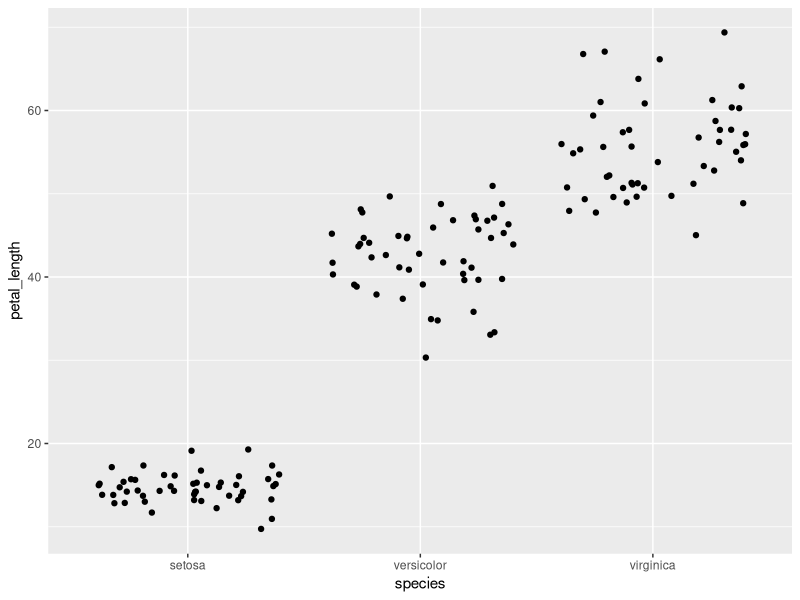
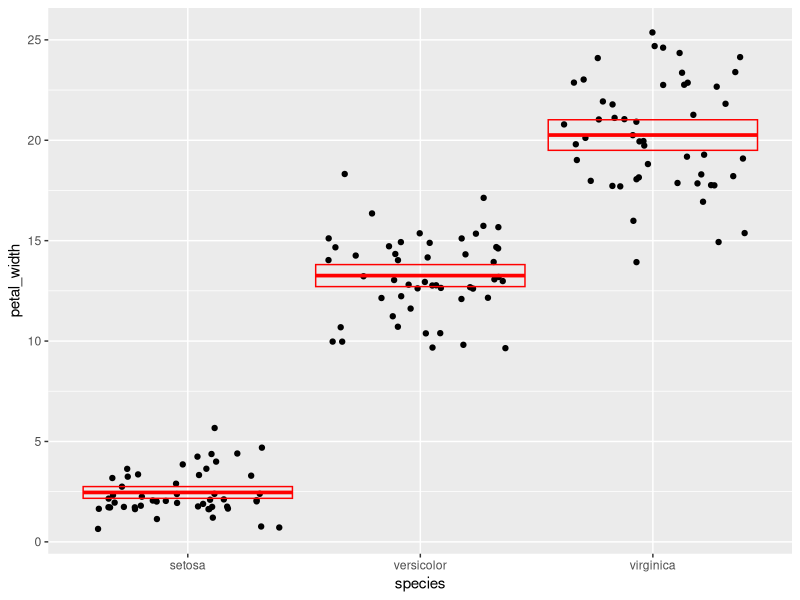
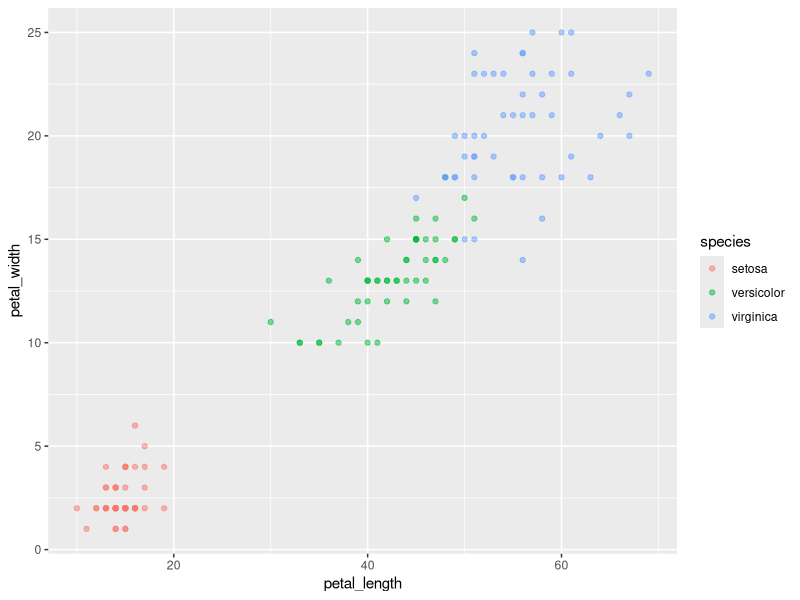

These charts were generated, in order, by the following R code:
#load packages
library(tidyverse)    

#iris data set pakages
iris <- as_tibble(iris) # so it prints a little nicer

# Question 1

iris

i2 <-rename(iris, sepal_length = Sepal.Length,
       sepal_width = Sepal.Width,
       petal_length = Petal.Length,
       petal_width = Petal.Width,
       species = Species)

#question 2

ni2 <-mutate(i2, sepal_length = sepal_length * 10,
       sepal_width = sepal_width * 10,
       petal_length = petal_length * 10,
       petal_width = petal_width * 10)

#question 3

ia1 <-mutate(ni2, sepal_area = sepal_length * sepal_width,
       petal_area = petal_length * petal_width)

select(ia1, petal_area, sepal_area)

#question 4

ques4 <-summarize(ni2, sample_size = n(), 
          max = max(sepal_length),
          min = min(sepal_length),
          range = max - min ,
          median = median(sepal_length),
          q1 = quantile(sepal_length, probs = 0.25),
          q3 = quantile(sepal_length, probs = 0.75),
          iqr = q3-q1)

ques4

#question 5

ni2_grouped <-group_by(ni2, species)

ques5 <-summarize(ni2_grouped, sample_size = n(),
          petal_mean = mean(petal_width),
          st_dev = sd(petal_width),
          width_variance = var(petal_width),
          sem = sd(petal_width) / sqrt(sample_size),
          upper_ci = mean(petal_width) + 1.96 * sem,
          lower_ci = mean(petal_width) - 1.96 * sem)

ques5                           

#question 6

ggplot(data = ni2) +
        geom_jitter(mapping = aes(x = species, y = petal_length))

#question 7

width_summary <-
        summarise(
                ni2_grouped, 
                petal_mean = mean(petal_width),
                sem = sd(petal_width) / sqrt(n()),
                upper_limit =  petal_mean + 1.96 * sem,
                lower_limit =  petal_mean - 1.96 * sem
        )

width_summary
          
ggplot(data = ni2) +
        geom_jitter(mapping = aes(x = species, y = petal_width)) +
        geom_crossbar(
                data = width_summary,
                mapping = aes(
                        x = species,
                        y = petal_mean,
                        ymax = upper_limit,
                        ymin = lower_limit
                ),
                color = "red"
        )

#question 8

ggplot(data = ni2) +
        geom_point(mapping = aes(x = petal_length, y = petal_width, color = species), alpha = 0.5)



